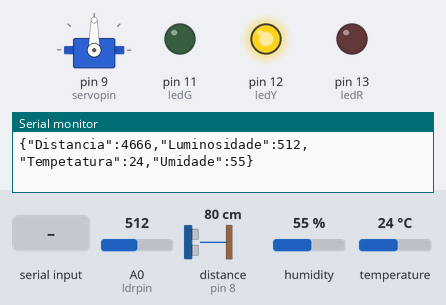
Bench run of a sketch on a simulated Arduino Uno, built with avr-gcc and run on an emulated ATmega328P. Shown: servo, output pins drawn as LEDs (lit = HIGH), the last lines printed to the serial monitor. Wiring (from diagram.json): ultrasonic range finder: trigger pin 7; echo pin 8. The inputs (shaded band) are chosen by the test bench; at power-on: A0 (ldrpin) = 512, distance to the obstacle (sensor on pin 8) 80 cm, humidity 55 %, temperature 24 °C. The echo pulse lasts 58.3 µs per cm; pins used as bus, display or sensor lines are not drawn.

Above: at 1.2 s.
1.3 s: A0 (ldrpin) set to 683
5.2 s: A0 (ldrpin) set to 710
At 8.9 s:
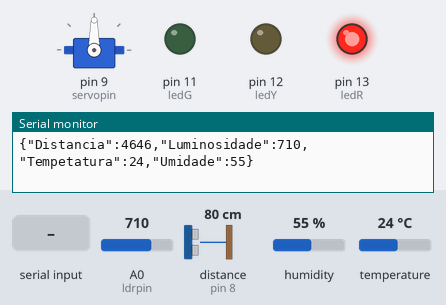
9.6 s: "1" received over Serial
At 13.3 s:
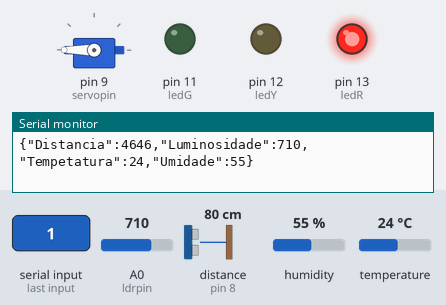
13.6 s: "0" received over Serial
At 16.4 s:
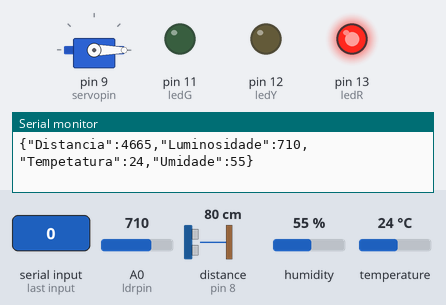
17.6 s: A0 (ldrpin) set to 690
At 20.8 s:
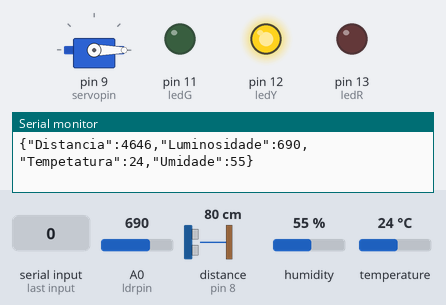
21.7 s: A0 (ldrpin) set to 307
25.4 s: A0 (ldrpin) set to 281
At 29.5 s:
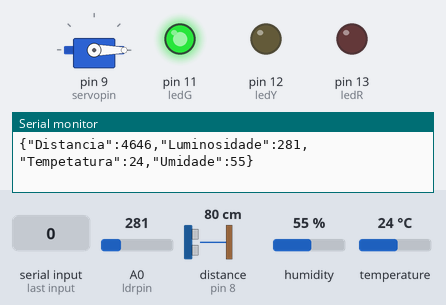
Timing chart, 0 to 30.7 s (numbered marks = the images above; inputs shaded):
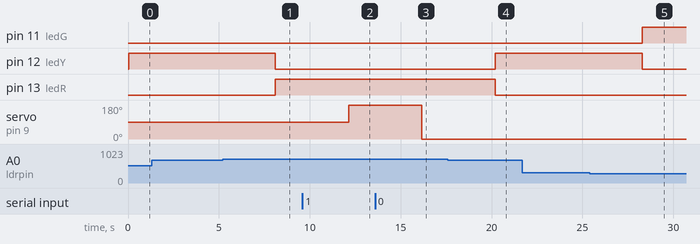

Measured:
- the behaviour switches between 699 and 700 on A0 (ldrpin) (found by bisection; images 0 and 1)
- the behaviour switches between 300 and 299 on A0 (ldrpin) (found by bisection; images 4 and 5)
- after the input at 5.2 s, pin 12 (ledY): HIGH → LOW after 2.9 s; pin 13 (ledR): LOW → HIGH after 2.9 s
- after the input at 9.6 s, servo on pin 9 (servopin): 90° → 180° after 2.5 s
- after the input at 13.6 s, servo on pin 9 (servopin): 180° → 0° after 2.6 s
- after the input at 17.6 s, pin 12 (ledY): LOW → HIGH after 2.6 s; pin 13 (ledR): HIGH → LOW after 2.6 s
- after the input at 25.4 s, pin 11 (ledG): LOW → HIGH after 2.9 s; pin 12 (ledY): HIGH → LOW after 2.9 s

The sketch:

sketch_nov5a.ino
```cpp
#include <DHT.h>
#include <Servo.h>
#include <ArduinoJson.h>

#define ledR 13
#define ledY 12
#define ledG 11
#define dhtpin 2
#define dhttype DHT11
#define trigger 7
#define echo 8
#define servopin 9
#define ldrpin A0

int dist = 0;
int ldrvalor = 0;

DHT dht(dhtpin, dhttype);
Servo myservo;

void setup() {
  myservo.attach(servopin);
  dht.begin();

  pinMode(ledR, OUTPUT);
  pinMode(ledY, OUTPUT);
  pinMode(ledG, OUTPUT);
  pinMode(trigger, OUTPUT);
  pinMode(echo, INPUT);
  pinMode(servopin, OUTPUT);
  pinMode(ldrpin, INPUT);
  Serial.begin(9600);
}

void loop() {
  digitalWrite(trigger, LOW);
  delayMicroseconds(2);
  digitalWrite(trigger, HIGH);
  delayMicroseconds(10);
  digitalWrite(trigger, LOW);

  dist = pulseIn(echo, HIGH);

  int temp = dht.readTemperature();
  int umi = dht.readHumidity();

  ldrvalor = analogRead(ldrpin);

  // Serial.println("------------------------------------------------------------------------------------------");
  // Serial.print("Distância: ");
  // Serial.print(dist);
  // Serial.print(" cm  |  ");
  // Serial.print("Temperatura: ");
  // Serial.print(temp);
  // Serial.print(" °C  |  ");
  // Serial.print("Umidade: ");
  // Serial.print(umi);
  // Serial.print(" %  |  ");
  // Serial.print("Luminosidade: ");
  // Serial.print(ldrvalor);
  // Serial.println(" (LDR)");

  // Serial.println("------------------------------------------------------------------------------------------");

  if (ldrvalor < 300) {
    digitalWrite(ledR, LOW);
    digitalWrite(ledY, LOW);
    digitalWrite(ledG, HIGH);

  } else if (ldrvalor < 700) {
    digitalWrite(ledR, LOW);
    digitalWrite(ledY, HIGH);
    digitalWrite(ledG, LOW);

  } else {
    digitalWrite(ledR, HIGH);
    digitalWrite(ledY, LOW);
    digitalWrite(ledG, LOW);
  }

  // logica semelhante na gs

  if (Serial.available() > 0) {
    char comando = Serial.read();
    if (temp >= 40 && comando == '1') {
      myservo.write(180);
    } else if (temp >= 40 && comando == '0') {
      myservo.write(0);
    } else if (temp < 40 && comando == '0') {
      myservo.write(0);
    } else if (temp < 50 && comando == '1') {
      myservo.write(180);
    }
  }

  StaticJsonDocument<100> json;
  json["Distancia"] = dist;
  json["Luminosidade"] = ldrvalor;
  json["Tempetatura"] = temp;
  json["Umidade"] = umi;

  serializeJson(json, Serial);  // Faz a formatação com indentação

  Serial.println();  // Nova linha após o JSON
  delay(4000);
}
```
